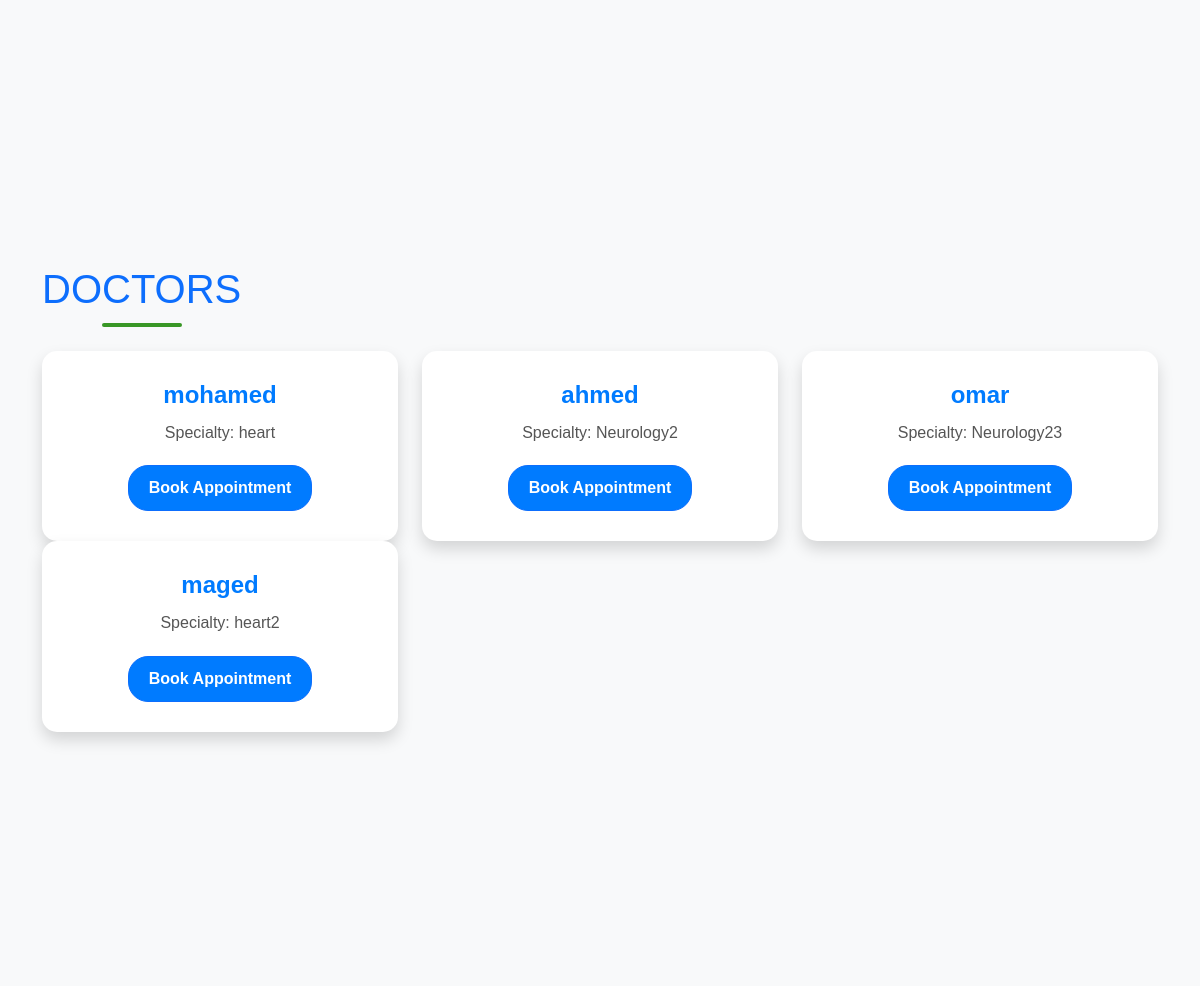
Before: /indexuser (signed in, middle part) with the older database file.
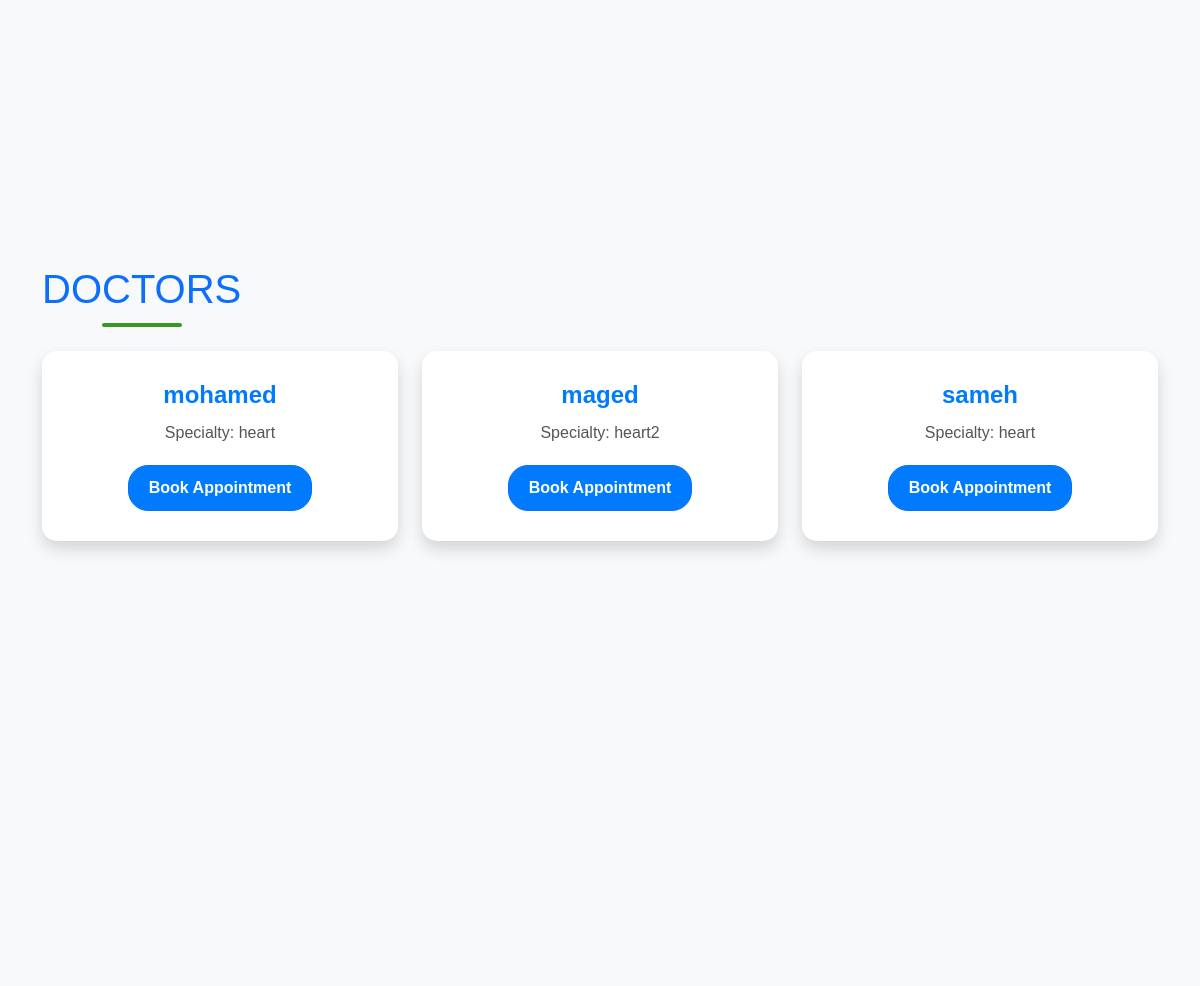
After: the same page with the newer database file.
### tables this page shows
CREATE TABLE doctors (
            id INTEGER PRIMARY KEY AUTOINCREMENT,
            name TEXT NOT NULL,
            specialization TEXT NOT NULL,
            salary REAL NOT NULL
        );

### app.py (the view)
@app.route('/indexuser')
def index_user():
    if 'user_type' in session and session['user_type'] == 'user':
        user_email = session.get('user_email')
        if not user_email:
            return redirect(url_for('login'))
        with sqlite3.connect("users.db") as conn:
            cursor = conn.cursor()
            cursor.execute("SELECT doctor_name, specialty, time_slot FROM appointments WHERE user_email = ?", (user_email,))
            appointments = cursor.fetchall()
            cursor.execute("SELECT message FROM notifications WHERE user_email = ?", (user_email,))
            notifications = cursor.fetchall()
            cursor.execute("SELECT name, specialization FROM doctors")
            doctors = cursor.fetchall()
        return render_template(
            'indexuser.html',
            appointments=appointments,
            notifications=notifications,
            doctors=doctors
        )
    return redirect(url_for('login'))

### templates/indexuser.html (shortened to what this page needs)
<!DOCTYPE html>
<html lang="en">
<head>
    <link href="https://cdn.jsdelivr.net/npm/bootstrap@5.3.2/dist/css/bootstrap.min.css" rel="stylesheet">
    <link rel="stylesheet" href="../static/css/custom.css">
</head>
<body>
    <section id="profile" class="vh-100 d-flex align-items-center bg-light">
    </section>
    <section id="doctors" class="vh-100 bg-light">
        <div class="container">
            <h2 class="text-center text-primary mb-4">Doctors</h2>
            <div class="row">
                {% if doctors %} {% for doctor in doctors %}
                <div class="col-md-4">
                    <div class="card shadow border-0">
                        <div class="card-body text-center">
                            <h5>{{ doctor[0] }}</h5>
                            <p>Specialty: {{ doctor[1] }}</p>
                            <button class="btn btn-primary" onclick="bookAppointment('{{ doctor[0] }}', '{{ doctor[1] }}')">Book Appointment</button>
                        </div>
                    </div>
                </div>
                {% endfor %} {% else %}
                <div class="col-12">
                    <p class="text-center">No doctors available at the moment.</p>
                </div>
                {% endif %}
            </div>
        </div>
    </section>
</body>
</html>

Changed rows visible on the page:
removed doctors: name "ahmed", specialization "Neurology2"
removed doctors: name "omar", specialization "Neurology23"
added doctors: name "sameh", specialization "heart"
